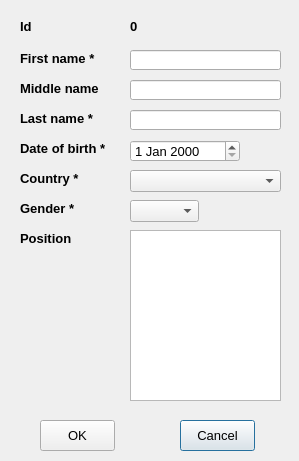
<?xml version="1.0" encoding="UTF-8"?>
<ui version="4.0">
 <class>CastMembersAddModifyForm</class>
 <widget class="QDialog" name="CastMembersAddModifyForm">
  <property name="geometry">
   <rect>
    <x>0</x>
    <y>0</y>
    <width>299</width>
    <height>461</height>
   </rect>
  </property>
  <property name="font">
   <font>
    <pointsize>10</pointsize>
   </font>
  </property>
  <property name="windowTitle">
   <string>Dialog</string>
  </property>
  <property name="windowIcon">
   <iconset resource="MyResources.qrc">
    <normaloff>:/Images/cast member pic.png</normaloff>:/Images/cast member pic.png</iconset>
  </property>
  <widget class="QLabel" name="lblIdlabel">
   <property name="geometry">
    <rect>
     <x>20</x>
     <y>20</y>
     <width>47</width>
     <height>13</height>
    </rect>
   </property>
   <property name="font">
    <font>
     <pointsize>10</pointsize>
     <weight>75</weight>
     <bold>true</bold>
    </font>
   </property>
   <property name="text">
    <string>Id</string>
   </property>
  </widget>
  <widget class="QLabel" name="label_2">
   <property name="geometry">
    <rect>
     <x>20</x>
     <y>50</y>
     <width>91</width>
     <height>16</height>
    </rect>
   </property>
   <property name="font">
    <font>
     <pointsize>10</pointsize>
     <weight>75</weight>
     <bold>true</bold>
    </font>
   </property>
   <property name="text">
    <string>First name *</string>
   </property>
  </widget>
  <widget class="QPushButton" name="pbtCancel">
   <property name="geometry">
    <rect>
     <x>180</x>
     <y>420</y>
     <width>75</width>
     <height>31</height>
    </rect>
   </property>
   <property name="text">
    <string>Cancel</string>
   </property>
  </widget>
  <widget class="QLineEdit" name="ledFirstName">
   <property name="geometry">
    <rect>
     <x>130</x>
     <y>50</y>
     <width>151</width>
     <height>20</height>
    </rect>
   </property>
  </widget>
  <widget class="QPushButton" name="pbtOk">
   <property name="geometry">
    <rect>
     <x>40</x>
     <y>420</y>
     <width>75</width>
     <height>31</height>
    </rect>
   </property>
   <property name="text">
    <string>OK</string>
   </property>
  </widget>
  <widget class="QLabel" name="lblId">
   <property name="geometry">
    <rect>
     <x>130</x>
     <y>20</y>
     <width>47</width>
     <height>13</height>
    </rect>
   </property>
   <property name="font">
    <font>
     <pointsize>10</pointsize>
     <weight>75</weight>
     <bold>true</bold>
    </font>
   </property>
   <property name="text">
    <string>0</string>
   </property>
  </widget>
  <widget class="QLabel" name="label_3">
   <property name="geometry">
    <rect>
     <x>20</x>
     <y>80</y>
     <width>91</width>
     <height>16</height>
    </rect>
   </property>
   <property name="font">
    <font>
     <pointsize>10</pointsize>
     <weight>75</weight>
     <bold>true</bold>
    </font>
   </property>
   <property name="text">
    <string>Middle name</string>
   </property>
  </widget>
  <widget class="QLineEdit" name="ledMiddleName">
   <property name="geometry">
    <rect>
     <x>130</x>
     <y>80</y>
     <width>151</width>
     <height>20</height>
    </rect>
   </property>
  </widget>
  <widget class="QLabel" name="label_4">
   <property name="geometry">
    <rect>
     <x>20</x>
     <y>110</y>
     <width>91</width>
     <height>16</height>
    </rect>
   </property>
   <property name="font">
    <font>
     <pointsize>10</pointsize>
     <weight>75</weight>
     <bold>true</bold>
    </font>
   </property>
   <property name="text">
    <string>Last name *</string>
   </property>
  </widget>
  <widget class="QLineEdit" name="ledLastName">
   <property name="geometry">
    <rect>
     <x>130</x>
     <y>110</y>
     <width>151</width>
     <height>20</height>
    </rect>
   </property>
  </widget>
  <widget class="QLabel" name="label_5">
   <property name="geometry">
    <rect>
     <x>20</x>
     <y>140</y>
     <width>101</width>
     <height>16</height>
    </rect>
   </property>
   <property name="font">
    <font>
     <pointsize>10</pointsize>
     <weight>75</weight>
     <bold>true</bold>
    </font>
   </property>
   <property name="text">
    <string>Date of birth *</string>
   </property>
  </widget>
  <widget class="QLabel" name="label_6">
   <property name="geometry">
    <rect>
     <x>20</x>
     <y>170</y>
     <width>91</width>
     <height>16</height>
    </rect>
   </property>
   <property name="font">
    <font>
     <pointsize>10</pointsize>
     <weight>75</weight>
     <bold>true</bold>
    </font>
   </property>
   <property name="text">
    <string>Country *</string>
   </property>
  </widget>
  <widget class="QLabel" name="label_7">
   <property name="geometry">
    <rect>
     <x>20</x>
     <y>200</y>
     <width>91</width>
     <height>16</height>
    </rect>
   </property>
   <property name="font">
    <font>
     <pointsize>10</pointsize>
     <weight>75</weight>
     <bold>true</bold>
    </font>
   </property>
   <property name="text">
    <string>Gender *</string>
   </property>
  </widget>
  <widget class="QDateEdit" name="dedDOB">
   <property name="geometry">
    <rect>
     <x>130</x>
     <y>140</y>
     <width>110</width>
     <height>22</height>
    </rect>
   </property>
  </widget>
  <widget class="QLabel" name="label_8">
   <property name="geometry">
    <rect>
     <x>20</x>
     <y>230</y>
     <width>91</width>
     <height>16</height>
    </rect>
   </property>
   <property name="font">
    <font>
     <pointsize>10</pointsize>
     <weight>75</weight>
     <bold>true</bold>
    </font>
   </property>
   <property name="text">
    <string>Position</string>
   </property>
  </widget>
  <widget class="QComboBox" name="cbxGender">
   <property name="geometry">
    <rect>
     <x>130</x>
     <y>200</y>
     <width>69</width>
     <height>22</height>
    </rect>
   </property>
  </widget>
  <widget class="QListWidget" name="lwdPosition">
   <property name="geometry">
    <rect>
     <x>130</x>
     <y>230</y>
     <width>151</width>
     <height>171</height>
    </rect>
   </property>
   <property name="font">
    <font>
     <pointsize>10</pointsize>
    </font>
   </property>
  </widget>
  <widget class="QComboBox" name="cbxCountry">
   <property name="geometry">
    <rect>
     <x>130</x>
     <y>170</y>
     <width>151</width>
     <height>22</height>
    </rect>
   </property>
  </widget>
 </widget>
 <resources>
  <include location="MyResources.qrc"/>
 </resources>
 <connections/>
</ui>
